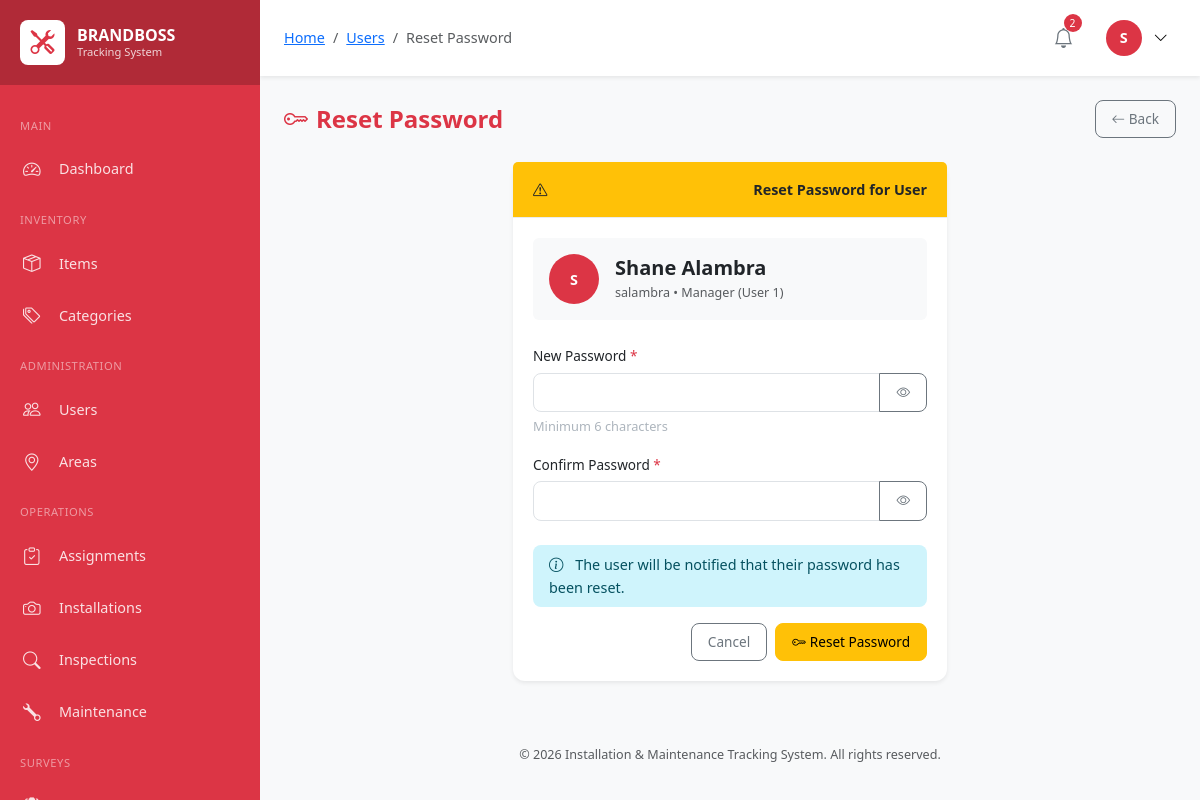
/modules/users/reset-password.php?id=2 (signed in), run on the app's committed database.
### tables this page shows
CREATE TABLE `users` (
  `id` int(10) UNSIGNED NOT NULL,
  `employee_id` varchar(50) NOT NULL,
  `username` varchar(100) NOT NULL,
  `password` varchar(255) NOT NULL,
  `email` varchar(150) NOT NULL,
  `full_name` varchar(200) NOT NULL,
  `phone` varchar(20) DEFAULT NULL,
  `role` enum('super_admin','user_1','user_2','user_3','user_4') NOT NULL,
  `profile_image` varchar(255) DEFAULT NULL,
  `status` enum('active','inactive','suspended') DEFAULT 'active',
  `last_login` datetime DEFAULT NULL,
  `created_by` int(10) UNSIGNED DEFAULT NULL,
  `created_at` timestamp NOT NULL DEFAULT current_timestamp(),
  `updated_at` timestamp NOT NULL DEFAULT current_timestamp() ON UPDATE current_timestamp()
);

### classes/Database.php (called while the page is built, shortened)
<?php
class Database {
    private static $instance = null;
    private $connection;
    private function __construct() {
        try {
            $dsn = "mysql:host=" . DB_HOST . ";dbname=" . DB_NAME . ";charset=" . DB_CHARSET;
            $options = [
                PDO::ATTR_ERRMODE => PDO::ERRMODE_EXCEPTION,
                PDO::ATTR_DEFAULT_FETCH_MODE => PDO::FETCH_ASSOC,
                PDO::ATTR_EMULATE_PREPARES => false,
                PDO::MYSQL_ATTR_INIT_COMMAND => "SET NAMES " . DB_CHARSET,
                PDO::MYSQL_ATTR_USE_BUFFERED_QUERY => true,
                PDO::ATTR_PERSISTENT => false
            ];
            $this->connection = new PDO($dsn, DB_USER, DB_PASS, $options);
        } catch (PDOException $e) {
            error_log("Database Connection Error: " . $e->getMessage());
            throw new Exception("Database connection failed. Please try again later.");
        }
    }
    public static function getInstance(): self {
        if (self::$instance === null) {
            self::$instance = new self();
        }
        return self::$instance;
    }
    public function query(string $sql, array $params = []): PDOStatement {
        $stmt = $this->connection->prepare($sql);
        $stmt->execute($params);
        return $stmt;
    }
    public function fetch(string $sql, array $params = []): ?array {
        $stmt = $this->query($sql, $params);
        $result = $stmt->fetch();
        return $result ?: null;
    }
    public function fetchColumn(string $sql, array $params = [], int $column = 0) {
        $stmt = $this->query($sql, $params);
        return $stmt->fetchColumn($column);
    }
    public function count(string $table, string $where = '1=1', array $params = []): int {
        $sql = "SELECT COUNT(*) FROM {$table} WHERE {$where}";
        return (int) $this->fetchColumn($sql, $params);
    }
}

### classes/Auth.php (called while the page is built, shortened)
<?php
require_once __DIR__ . '/Database.php';
class Auth {
    private $db;
    private static $instance = null;
    private function __construct() {
        $this->db = Database::getInstance();
    }
    public static function getInstance(): self {
        if (self::$instance === null) {
            self::$instance = new self();
        }
        return self::$instance;
    }
    public function isLoggedIn(): bool {
        return isset($_SESSION['logged_in']) && $_SESSION['logged_in'] === true;
    }
    public function user(): ?array {
        return $this->db->fetch("SELECT * FROM users WHERE id = ?", [$_SESSION['user_id']]);
    }
    public function userId(): ?int {
        return $_SESSION['user_id'] ?? null;
    }
    public function can(string $permission): bool {
        $role = $_SESSION['role'];
        $permissions = ROLE_PERMISSIONS[$role] ?? [];
        if (in_array('all', $permissions)) {
            return true;
        }
        return false;
    }
}

### includes/helpers.php (called while the page is built, shortened)
<?php
function clean($data) {
    return htmlspecialchars(trim($data), ENT_QUOTES, 'UTF-8');
}
function roleName(string $role): string {
    return ROLES[$role] ?? $role;
}
function getUnreadNotificationCount(int $userId): int {
    $db = Database::getInstance();
    return $db->count('notifications', 'user_id = ? AND is_read = 0', [$userId]);
}

### modules/users/reset-password.php (the view, shortened to what this page needs)
<?php
$breadcrumbs = [
    ['title' => 'Users', 'url' => 'index.php'],
    ['title' => 'Reset Password']
];
require_once '../../includes/header.php';
$db = Database::getInstance();
$errors = [];
$success = false;
$userId = intval($_GET['id'] ?? $_POST['id'] ?? 0);
$user = $db->fetch("SELECT * FROM users WHERE id = ?", [$userId]);
?>
<div class="d-flex justify-content-between align-items-center mb-4">
    <h1 class="page-title mb-0">
        <i class="bi bi-key me-2"></i>Reset Password
    </h1>
    <a href="index.php" class="btn btn-outline-secondary">
        <i class="bi bi-arrow-left"></i> Back
    </a>
</div>
<div class="row justify-content-center">
    <div class="col-lg-6">
        <div class="card">
            <div class="card-header bg-warning text-dark">
                <i class="bi bi-exclamation-triangle me-2"></i>Reset Password for User
            </div>
            <div class="card-body">
                <div class="d-flex align-items-center mb-4 p-3 bg-light rounded">
                    <div class="user-avatar me-3" style="width: 50px; height: 50px;">
                        <?php echo strtoupper(substr($user['full_name'], 0, 1)); ?>
                    </div>
                    <div>
                        <h5 class="mb-0"><?php echo clean($user['full_name']); ?></h5>
                        <small class="text-muted"><?php echo clean($user['username']); ?> • <?php echo roleName($user['role']); ?></small>
                    </div>
                </div>
                <?php if (!$success): ?>
                <form method="POST" action="">
                    <div class="mb-3">
                        <label for="new_password" class="form-label">New Password <span class="text-danger">*</span></label>
                        <div class="input-group">
                            <input type="password" class="form-control <?php echo isset($errors['new_password']) ? 'is-invalid' : ''; ?>"
                                   id="new_password" name="new_password" required minlength="6">
                            <button class="btn btn-outline-secondary" type="button" onclick="togglePassword('new_password')">
                                <i class="bi bi-eye"></i>
                            </button>
                        </div>
                        <div class="form-text">Minimum 6 characters</div>
                    </div>
                    <div class="mb-4">
                        <label for="confirm_password" class="form-label">Confirm Password <span class="text-danger">*</span></label>
                        <div class="input-group">
                            <input type="password" class="form-control <?php echo isset($errors['confirm_password']) ? 'is-invalid' : ''; ?>"
                                   id="confirm_password" name="confirm_password" required>
                            <button class="btn btn-outline-secondary" type="button" onclick="togglePassword('confirm_password')">
                                <i class="bi bi-eye"></i>
                            </button>
                        </div>
                    </div>
                    <div class="alert alert-info py-2">
                        <i class="bi bi-info-circle me-2"></i>
                        The user will be notified that their password has been reset.
                    </div>
                    <div class="d-flex justify-content-end gap-2">
                        <a href="index.php" class="btn btn-outline-secondary">Cancel</a>
                        <button type="submit" class="btn btn-warning">
                            <i class="bi bi-key me-1"></i>Reset Password
                        </button>
                    </div>
                </form>
                <?php endif; ?>
            </div>
        </div>
    </div>
</div>
<?php
require_once '../../includes/footer.php';
?>

### includes/header.php (shortened to what this page needs)
<?php
require_once __DIR__ . '/../classes/Database.php';
require_once __DIR__ . '/../classes/Auth.php';
require_once __DIR__ . '/helpers.php';
$auth = Auth::getInstance();
$auth->requireAuth();
$currentUser = $auth->user();
$notificationCount = getUnreadNotificationCount($auth->userId());
$currentPage = basename($_SERVER['PHP_SELF'], '.php');
?>
<!DOCTYPE html>
<html lang="en">
<head>
    <link href="https://cdn.jsdelivr.net/npm/bootstrap@5.3.2/dist/css/bootstrap.min.css" rel="stylesheet">
    <link href="https://cdn.jsdelivr.net/npm/bootstrap-icons@1.11.1/font/bootstrap-icons.css" rel="stylesheet">
    <link href="https://cdn.datatables.net/1.13.6/css/dataTables.bootstrap5.min.css" rel="stylesheet">
    <link href="<?php echo APP_URL; ?>/assets/css/style.css" rel="stylesheet">
    <link href="https://unpkg.com/leaflet@1.9.4/dist/leaflet.css" rel="stylesheet">
</head>
<body>
    <aside class="sidebar">
        <div class="sidebar-header">
            <div class="sidebar-logo">
                <i class="bi bi-tools"></i>
            </div>
            <div class="sidebar-brand">
                BRANDBOSS
                <small>Tracking System</small>
            </div>
        </div>
        <nav class="sidebar-nav">
            <div class="nav-section">Main</div>
            <a href="<?php echo APP_URL; ?>/index.php" class="nav-link <?php echo $currentPage === 'index' ? 'active' : ''; ?>">
                <i class="bi bi-speedometer2"></i>
                Dashboard
            </a>
            <?php if ($auth->can('inventory')): ?>
            <div class="nav-section">Inventory</div>
            <a href="<?php echo APP_URL; ?>/modules/inventory/index.php" class="nav-link <?php echo strpos($currentPage, 'inventory') !== false ? 'active' : ''; ?>">
                <i class="bi bi-box-seam"></i>
                Items
            </a>
            <a href="<?php echo APP_URL; ?>/modules/inventory/categories.php" class="nav-link">
                <i class="bi bi-tags"></i>
                Categories
            </a>
            <?php endif; ?>
            <?php if ($auth->can('users')): ?>
            <div class="nav-section">Administration</div>
            <a href="<?php echo APP_URL; ?>/modules/users/index.php" class="nav-link <?php echo strpos($currentPage, 'users') !== false ? 'active' : ''; ?>">
                <i class="bi bi-people"></i>
                Users
            </a>
            <a href="<?php echo APP_URL; ?>/modules/areas/index.php" class="nav-link">
                <i class="bi bi-geo-alt"></i>
                Areas
            </a>
            <?php endif; ?>
            <?php if ($auth->can('assignments') || $auth->can('assignments.view')): ?>
            <div class="nav-section">Operations</div>
            <a href="<?php echo APP_URL; ?>/modules/assignments/index.php" class="nav-link <?php echo strpos($currentPage, 'assignment') !== false ? 'active' : ''; ?>">
                <i class="bi bi-clipboard-check"></i>
                Assignments
            </a>
            <?php endif; ?>
            <?php if ($auth->can('installations') || $auth->can('installations.view')): ?>
            <a href="<?php echo APP_URL; ?>/modules/installations/index.php" class="nav-link <?php echo strpos($currentPage, 'installation') !== false ? 'active' : ''; ?>">
                <i class="bi bi-camera"></i>
                Installations
            </a>
            <?php endif; ?>
            <?php if ($auth->can('inspections') || $auth->can('inspections.view')): ?>
            <a href="<?php echo APP_URL; ?>/modules/inspections/index.php" class="nav-link <?php echo strpos($currentPage, 'inspection') !== false ? 'active' : ''; ?>">
                <i class="bi bi-search"></i>
                Inspections
            </a>
            <?php endif; ?>
            <?php if ($auth->can('maintenance') || $auth->can('maintenance.view')): ?>
            <a href="<?php echo APP_URL; ?>/modules/maintenance/index.php" class="nav-link <?php echo strpos($currentPage, 'maintenance') !== false ? 'active' : ''; ?>">
                <i class="bi bi-wrench"></i>
                Maintenance
            </a>
            <?php endif; ?>
            <?php if ($auth->can('surveys') || $auth->can('surveys.answer')): ?>
            <div class="nav-section">Surveys</div>
            <?php if ($auth->can('surveys')): ?>
            <a href="<?php echo APP_URL; ?>/modules/surveys/index.php" class="nav-link <?php echo strpos($_SERVER['PHP_SELF'], 'surveys/index') !== false || strpos($_SERVER['PHP_SELF'], 'surveys/create') !== false || strpos($_SERVER['PHP_SELF'], 'surveys/edit') !== false || strpos($_SERVER['PHP_SELF'], 'surveys/results') !== false ? 'active' : ''; ?>">
                <i class="bi bi-clipboard2-data"></i>
            </a>
            <?php endif; ?>
            <?php endif; ?>
        </nav>
    </aside>
    <main class="main-content">
        <header class="top-navbar">
            <div class="navbar-left">
                <nav aria-label="breadcrumb" class="d-none d-md-block">
                    <ol class="breadcrumb mb-0">
                        <li class="breadcrumb-item"><a href="<?php echo APP_URL; ?>">Home</a></li>
                        <?php if (isset($breadcrumbs)): ?>
                            <?php foreach ($breadcrumbs as $crumb): ?>
                                <?php if (isset($crumb['url'])): ?>
                                    <li class="breadcrumb-item"><a href="<?php echo $crumb['url']; ?>"><?php echo $crumb['title']; ?></a></li>
                                <?php else: ?>
                                    <li class="breadcrumb-item active"><?php echo $crumb['title']; ?></li>
                                <?php endif; ?>
                            <?php endforeach; ?>
                        <?php endif; ?>
                    </ol>
                </nav>
            </div>
            <div class="navbar-right">
                <div class="dropdown">
                    <button class="notification-btn" data-bs-toggle="dropdown">
                        <i class="bi bi-bell"></i>
                        <span class="notification-badge" style="<?php echo $notificationCount > 0 ? '' : 'display:none'; ?>">
                            <?php echo $notificationCount; ?>
                        </span>
                    </button>
                </div>
                <div class="dropdown user-dropdown">
                    <button class="user-btn" data-bs-toggle="dropdown">
                        <div class="user-avatar">
                            <?php echo strtoupper(substr($currentUser['full_name'], 0, 1)); ?>
                        </div>
                        <i class="bi bi-chevron-down ms-1"></i>
                    </button>
                </div>
            </div>
        </header>
        <div class="content-area">

### data on the page
users: full_name "S"
users: full_name "S", full_name "Shane Alambra", username "salambra", role "Manager (User 1)"

### other printed values
$crumb['title'] "Users"
$crumb['title'] "Reset Password"
$notificationCount "2"
APP_NAME "Installation & Maintenance Tracking System"
